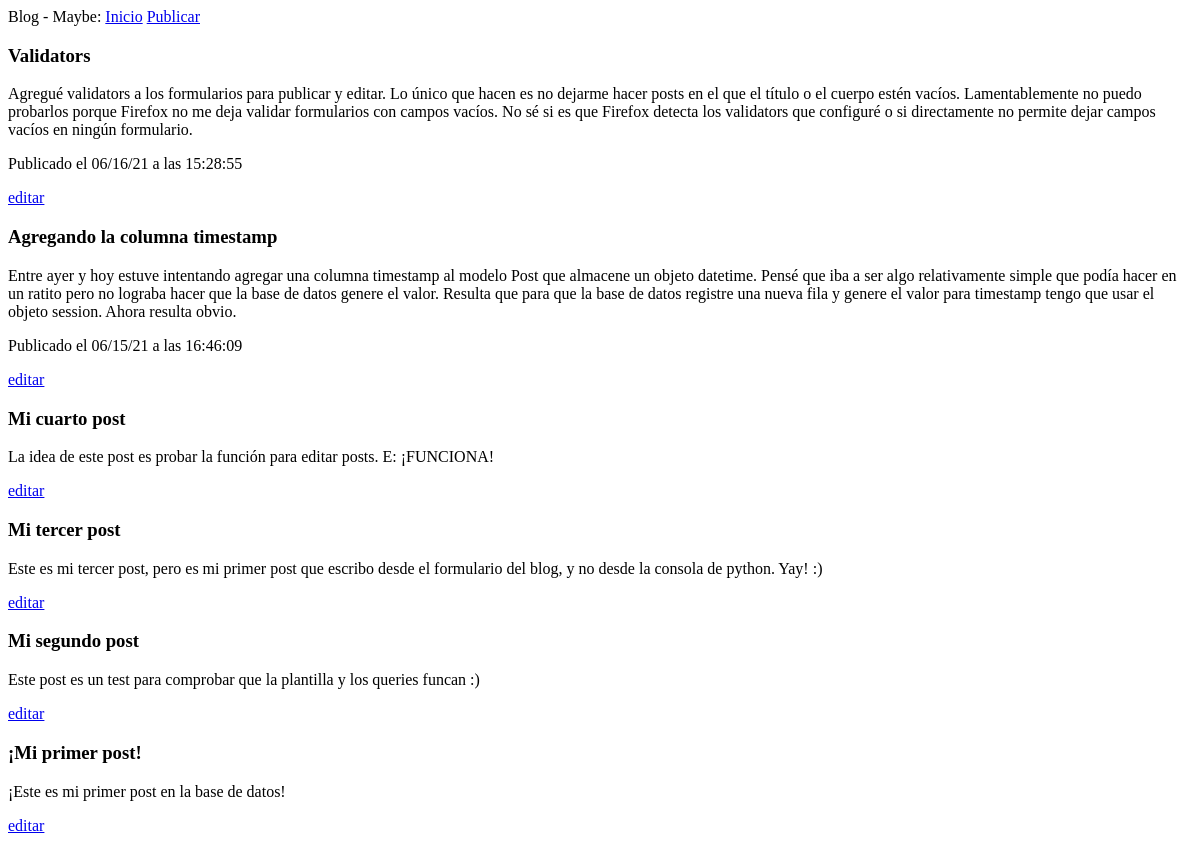
The page /index on the database as committed earlier.
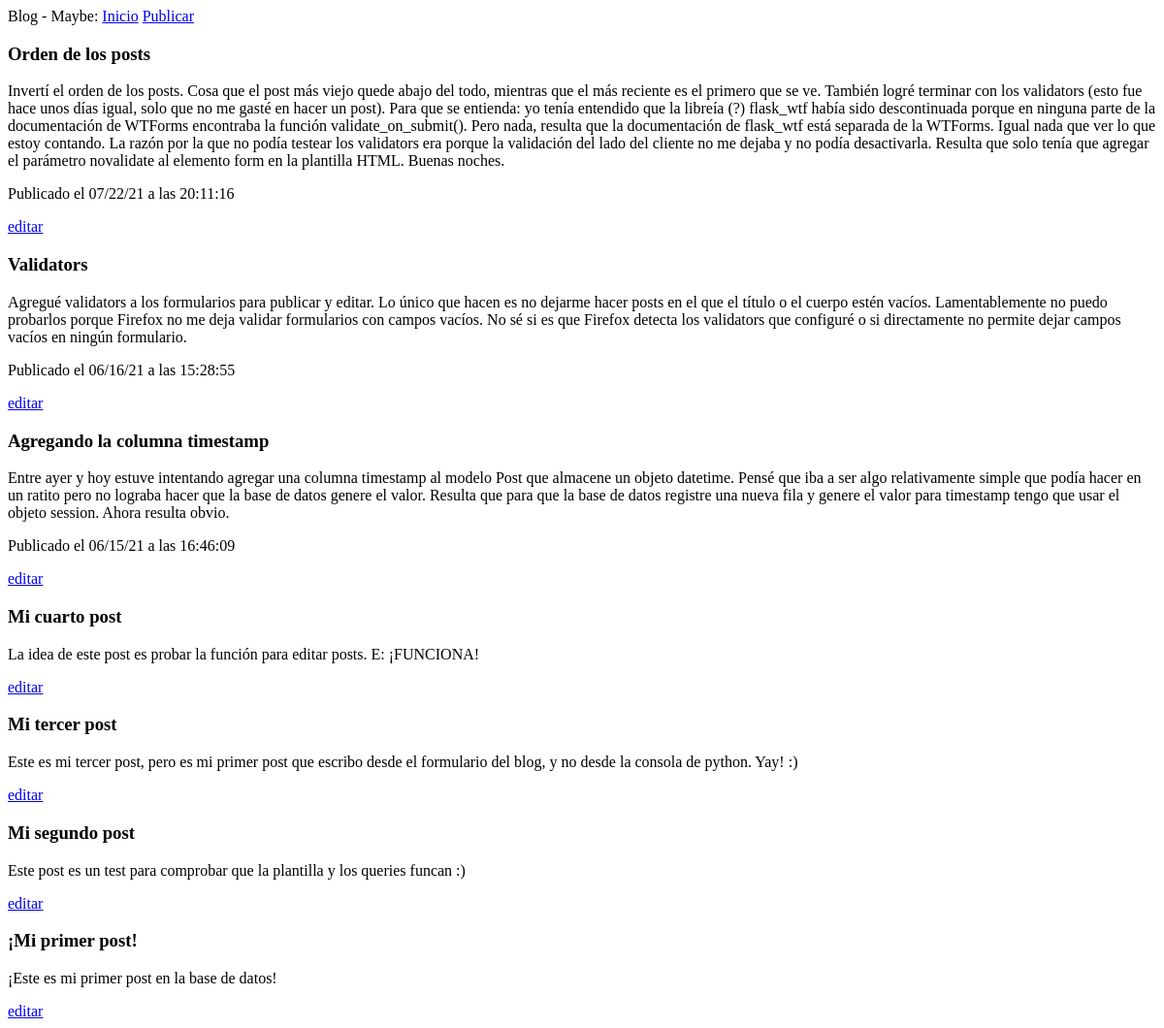
The same page on the database as committed later.
### app/models.py (models this page shows, shortened)
class Post(db.Model):
    id = db.Column(db.Integer, primary_key=True)
    title = db.Column(db.String(50))
    body = db.Column(db.Text())
    timestamp = db.Column(db.DateTime(), default=datetime.now)

### app/routes.py (the view)
@app.route('/')
@app.route('/index')
def index():
    posts = Post.query.all()
    for i in range(len(posts)//2):
        aux = posts[i]
        posts[i] = posts[-1-i]
        posts[-1-i] = aux
    return render_template('index.html', title='Home Page', posts=posts)

### app/templates/index.html
{% extends "base.html" %}
{% block content %}
{% for post in posts %}
<h3>{{ post.title }}</h3>
<p>{{ post.body }}</p>
{% if post.timestamp %}
<p>Publicado el {{ post.timestamp.strftime('%x') }} a las {{ post.timestamp.strftime('%X') }}</p>
{% endif %}
<a href="/edit?p={{ post.id }}">editar</a>
{% endfor %}
{% endblock %}

### app/templates/base.html (shortened to what this page needs)
<!DOCTYPE html>
<html lang="en">
<head>
</head>
<body>
    <div>
        Blog - Maybe:
        <a href="{{ url_for('index') }}">Inicio</a>
        <a href="{{ url_for('post') }}">Publicar</a>
    </div>
    {% block content %}{% endblock %}
</body>
</html>

Rows that differ between the two databases and show on the page:
added Post: title "Orden de los posts", body "Invertí el orden de los posts. Cosa que el post más viejo quede abajo del todo, mientras que el más reciente es el primero que se ve. También logré terminar con los validators (esto fue hace unos días igual, solo que no me gasté en hacer un post). Para que se entienda: yo tenía entendido que la libreía (?) flask_wtf había sido descontinuada porque en ninguna parte de la documentación de WTForms encontraba la función validate_on_submit(). Pero nada, resulta que la documentación de flask_wtf está separada de la WTForms. Igual nada que ver lo que estoy contando. La razón por la que no podía testear los validators era porque la validación del lado del cliente no me dejaba y no podía…", timestamp "07/22/21", timestamp "20:11:16"
